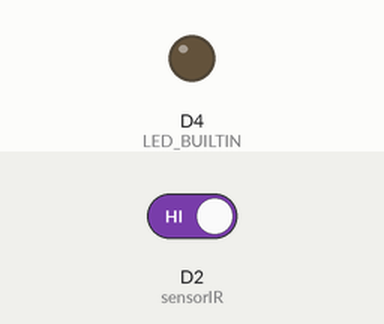
The sketch below on a simulated ESP8266 (NodeMCU). Parts: output pins drawn as LEDs (lit = HIGH, except the on-board LED, lit = LOW). The test bench sets the inputs (shaded band); at power-on: D2 (sensorIR) HIGH. WiFi joins after 1.5 s; servers stay silent unless stated; what the sketch prints to the serial monitor is not drawn.

Above: at 0.1 s.
At 2.7 s:
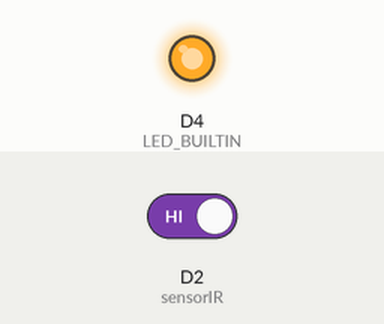
2.8 s: D2 (sensorIR) driven LOW
Timing chart, 0 to 5.8 s (numbered marks = the images above; inputs shaded):
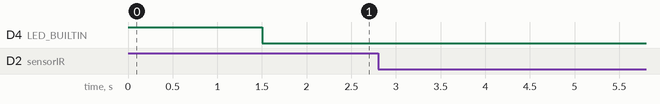

Measured:
- after the input at 2.8 s, every drawn part: stays the same

The sketch:

test_bot_telegram_and_sensor.ino
```cpp
#include <ESP8266WiFi.h>
#include <WiFiClientSecure.h>
#include <UniversalTelegramBot.h>

// ข้อมูล WiFi
const char* WIFI_SSID = "Owxn"; // SSID ของ Wi-Fi
const char* WIFI_PASSWORD = "Owxn2409"; // รหัสผ่านของ Wi-Fi

// ข้อมูลของ Telegram Bot Token และ Chat ID
const String BOT_TOKEN = "8175471471:AAG3IpS62xQb_2pR-ZwfZnH_aVMy5ekjukw"; // Token ของ Bot ที่สร้างจาก BotFather
const String CHAT_ID = "6928484464"; // Chat ID ของคุณที่ต้องการให้ส่งข้อความไป

// กำหนดพินของเซ็นเซอร์ IR (พินที่ใช้ตรวจจับเอกสาร)
const int sensorIR = D2; // กำหนดพิน D1 สำหรับเซ็นเซอร์ IR
String message1 = "เอกสารใหม่ถูกตรวจจับ!"; // ข้อความที่จะแจ้งเตือนเมื่อมีการตรวจพบเอกสารใหม่
bool beep_state = false; // ตัวแปรตรวจสอบสถานะการส่งข้อความแจ้งเตือน
uint32_t ts, ts1; // ตัวแปรเวลาใช้ในการตั้งเวลาส่งข้อความ

// สร้างอ็อบเจ็กต์ของ Telegram Bot สำหรับการส่งข้อความ
WiFiClientSecure client; // ใช้เชื่อมต่อกับเซิร์ฟเวอร์ Telegram ผ่าน HTTPS
UniversalTelegramBot bot(BOT_TOKEN, client); // สร้างอ็อบเจ็กต์ของ Bot ด้วย Token ที่ได้จากการสร้าง Bot

void setup() {
  Serial.begin(115200); // เริ่มต้น Serial Monitor เพื่อแสดงข้อมูลการทำงาน
  pinMode(sensorIR, INPUT); // ตั้งค่าเซ็นเซอร์ IR เป็น Input
  pinMode(LED_BUILTIN, OUTPUT); // ตั้งค่า LED_BUILTIN (LED บนบอร์ด) เป็น Output
  digitalWrite(LED_BUILTIN, HIGH); // เปิดไฟ LED ให้แสดงสถานะ

  // เชื่อมต่อกับ WiFi
  Serial.println("Connecting to WiFi...");
  WiFi.mode(WIFI_STA); // ตั้งโหมด Wi-Fi เป็น Station (เชื่อมต่อกับ Wi-Fi Router)
  WiFi.begin(WIFI_SSID, WIFI_PASSWORD); // เริ่มเชื่อมต่อกับ Wi-Fi
  while (WiFi.status() != WL_CONNECTED) { // รอจนกว่า Wi-Fi จะเชื่อมต่อ
    delay(500);
    Serial.print(".");
  }
  Serial.println("\nWiFi connected!"); // แสดงข้อความเมื่อเชื่อมต่อ Wi-Fi สำเร็จ
  Serial.println("IR Sensor Ready!"); // แสดงข้อความเมื่อพร้อมใช้งานเซ็นเซอร์ IR

  ts = ts1 = millis(); // กำหนดเวลาเริ่มต้นเพื่อใช้งานในเงื่อนไขต่างๆ
}

void loop() {
  ts = millis(); // บันทึกเวลาในตัวแปร ts

  // ตรวจสอบสถานะการเชื่อมต่อ Wi-Fi
  if (WiFi.status() == WL_CONNECTED) {
    digitalWrite(LED_BUILTIN, LOW); // ถ้าเชื่อมต่อ Wi-Fi สำเร็จให้ปิดไฟ LED
  } else {
    digitalWrite(LED_BUILTIN, HIGH); // ถ้าไม่เชื่อมต่อ Wi-Fi ให้เปิดไฟ LED
  }

  // รีเซ็ต beep_state ทุก 5 วินาที (เมื่อ 5 วินาทีผ่านไป)
  if ((ts - ts1 >= 5000) && (beep_state == true)) {
    beep_state = false; // รีเซ็ตสถานะ beep_state
  }

  // ตรวจจับเซ็นเซอร์ IR เมื่อมีการวางเอกสาร
  if ((digitalRead(sensorIR) == LOW) && (beep_state == false)) {
    Serial.println("ตรวจพบเอกสารใหม่!"); // แสดงข้อความใน Serial Monitor เมื่อมีเอกสารใหม่
    sendTelegramMessage(message1); // เรียกฟังก์ชันส่งข้อความไปยัง Telegram
    beep_state = true; // ตั้งสถานะ beep_state เป็น true เพื่อไม่ให้ส่งข้อความซ้ำ
    ts1 = ts; // รีเซ็ตเวลา
  }

  delay(10); // หน่วงเวลาเล็กน้อยเพื่อไม่ให้ทำงานหนักเกินไป
}

void sendTelegramMessage(String message) {
  // ตรวจสอบการเชื่อมต่อ Wi-Fi
  if (WiFi.status() == WL_CONNECTED) {
    Serial.println("Connecting to Telegram...");
    if (bot.sendMessage(CHAT_ID, message, "Markdown")) { // ใช้ Markdown format สำหรับข้อความ
      Serial.println("ส่งข้อความสำเร็จ!"); // แสดงข้อความใน Serial Monitor เมื่อส่งสำเร็จ
    } else {
      Serial.println("ส่งข้อความไม่สำเร็จ!"); // แสดงข้อความเมื่อการส่งไม่สำเร็จ
      Serial.println("ตรวจสอบบอทหรือการตั้งค่า Telegram Token และ Chat ID");
    }
  } else {
    Serial.println("ไม่ได้เชื่อมต่อ Wi-Fi");
  }
}
```
